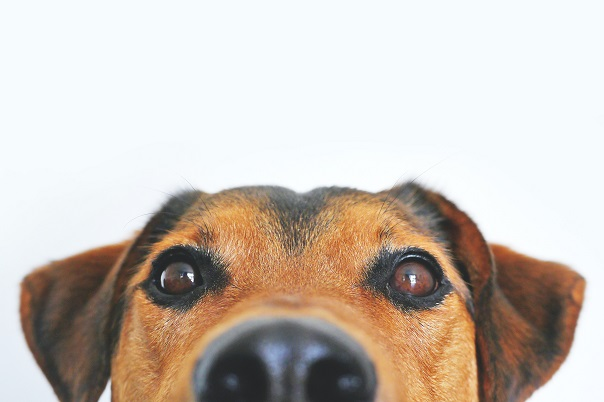
#> input picture dog.jpg, 604 x 402 px
$ jupyter execute ImageToPencilSketch.ipynb
#> lines starting #> are read from the running program, lines starting #| are printed output that depends on the picture
<a href="https://colab.research.google.com/github/Pragya0812/LGM-Task-1/blob/main/ImageToPencilSketch.ipynb" target="_parent"></a>

# Task-1 IMAGE TO PENCIL SKETCH USING PYTHON

[cell 1]
from google.colab.patches import cv2_imshow

[cell 2]
import cv2

[cell 3]
img = cv2.imread("dog.jpg")
#> img is the input picture: shape (402, 604, 3); mean B, G, R 182.6, 191.2, 201.3

[cell 4]
cv2_imshow(img)

[cell 5]
img_gray = cv2.cvtColor(img, cv2.COLOR_BGR2GRAY)
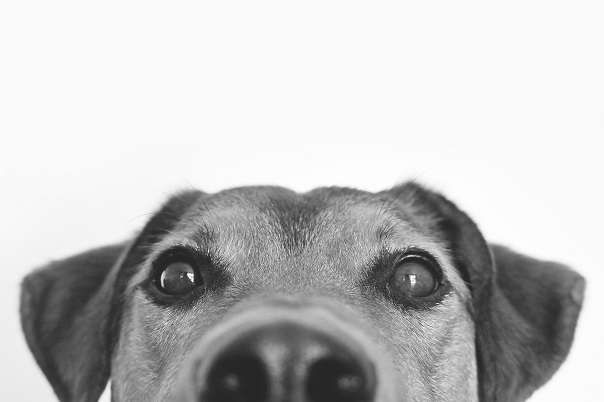
#> img_gray: shape (402, 604); min 30, max 255, mean 193.4

[cell 6]
cv2_imshow(img_gray)

[cell 7]
img_invert = cv2.bitwise_not(img_gray)
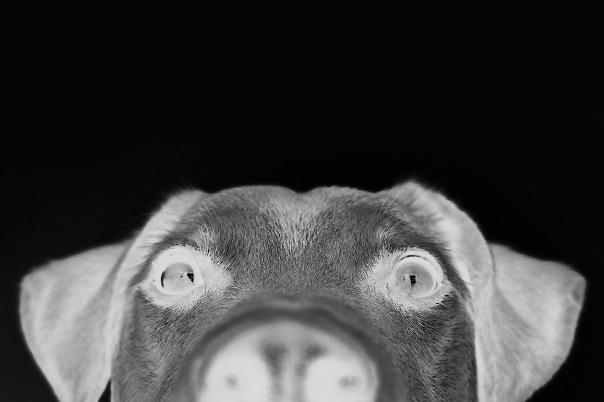
#> img_invert: shape (402, 604); min 0, max 225, mean 61.6

[cell 8]
cv2_imshow(img_invert)

[cell 9]
img_smoothing = cv2.GaussianBlur(img_invert, (21, 21),sigmaX=0, sigmaY=0)
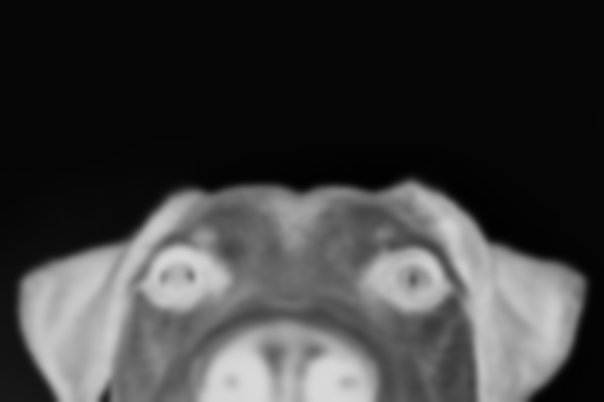
#> img_smoothing: shape (402, 604); min 2, max 217, mean 61.6
cv2_imshow(img_smoothing)

[cell 10]
def dodgeV2(x, y):
  return cv2.divide(x, 255 - y, scale=256)
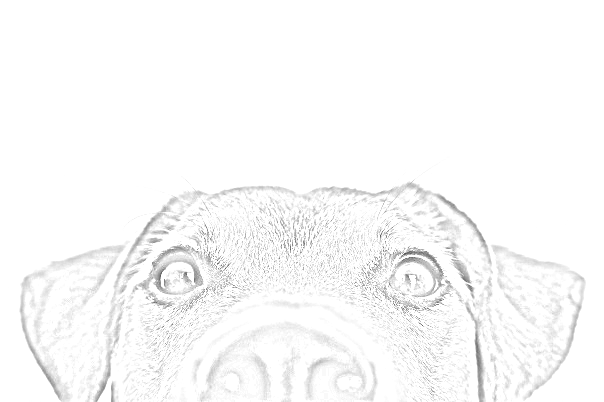
#> returned value: shape (402, 604); min 83, max 255, mean 249.7
